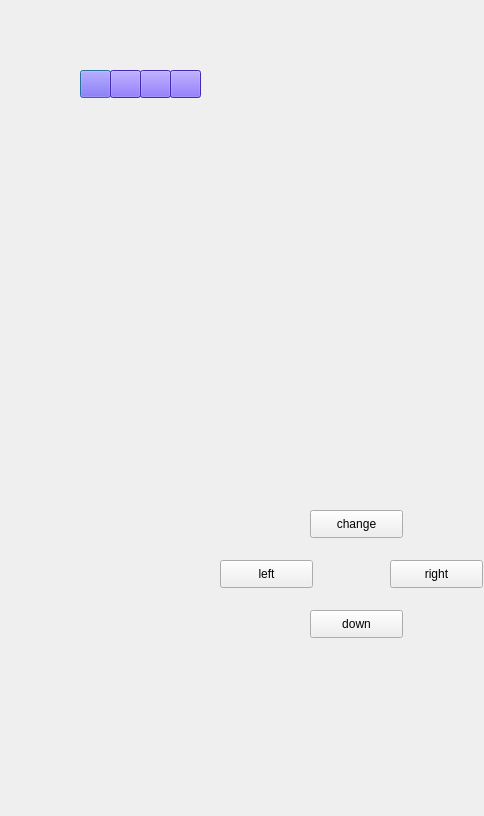
<?xml version="1.0" encoding="UTF-8"?>
<ui version="4.0">
 <class>Game</class>
 <widget class="QDialog" name="Game">
  <property name="geometry">
   <rect>
    <x>0</x>
    <y>0</y>
    <width>484</width>
    <height>816</height>
   </rect>
  </property>
  <property name="windowTitle">
   <string>Game</string>
  </property>
  <widget class="QPushButton" name="pushButton">
   <property name="geometry">
    <rect>
     <x>80</x>
     <y>70</y>
     <width>31</width>
     <height>28</height>
    </rect>
   </property>
   <property name="styleSheet">
    <string notr="true">background-color: rgb(97, 58, 255);</string>
   </property>
   <property name="text">
    <string/>
   </property>
  </widget>
  <widget class="QPushButton" name="pushButton_2">
   <property name="geometry">
    <rect>
     <x>110</x>
     <y>70</y>
     <width>31</width>
     <height>28</height>
    </rect>
   </property>
   <property name="styleSheet">
    <string notr="true">background-color: rgb(97, 58, 255);</string>
   </property>
   <property name="text">
    <string/>
   </property>
  </widget>
  <widget class="QPushButton" name="pushButton_3">
   <property name="geometry">
    <rect>
     <x>140</x>
     <y>70</y>
     <width>31</width>
     <height>28</height>
    </rect>
   </property>
   <property name="styleSheet">
    <string notr="true">background-color: rgb(97, 58, 255);</string>
   </property>
   <property name="text">
    <string/>
   </property>
  </widget>
  <widget class="QPushButton" name="pushButton_4">
   <property name="geometry">
    <rect>
     <x>170</x>
     <y>70</y>
     <width>31</width>
     <height>28</height>
    </rect>
   </property>
   <property name="styleSheet">
    <string notr="true">background-color: rgb(97, 58, 255);</string>
   </property>
   <property name="text">
    <string/>
   </property>
  </widget>
  <widget class="QPushButton" name="pushButton_Change">
   <property name="geometry">
    <rect>
     <x>310</x>
     <y>510</y>
     <width>93</width>
     <height>28</height>
    </rect>
   </property>
   <property name="text">
    <string>change</string>
   </property>
  </widget>
  <widget class="QPushButton" name="pushButton_Right">
   <property name="geometry">
    <rect>
     <x>390</x>
     <y>560</y>
     <width>93</width>
     <height>28</height>
    </rect>
   </property>
   <property name="text">
    <string>right</string>
   </property>
  </widget>
  <widget class="QPushButton" name="pushButton_Left">
   <property name="geometry">
    <rect>
     <x>220</x>
     <y>560</y>
     <width>93</width>
     <height>28</height>
    </rect>
   </property>
   <property name="text">
    <string>left</string>
   </property>
  </widget>
  <widget class="QPushButton" name="pushButton_Down">
   <property name="geometry">
    <rect>
     <x>310</x>
     <y>610</y>
     <width>93</width>
     <height>28</height>
    </rect>
   </property>
   <property name="text">
    <string>down</string>
   </property>
  </widget>
 </widget>
 <resources/>
 <connections/>
</ui>
